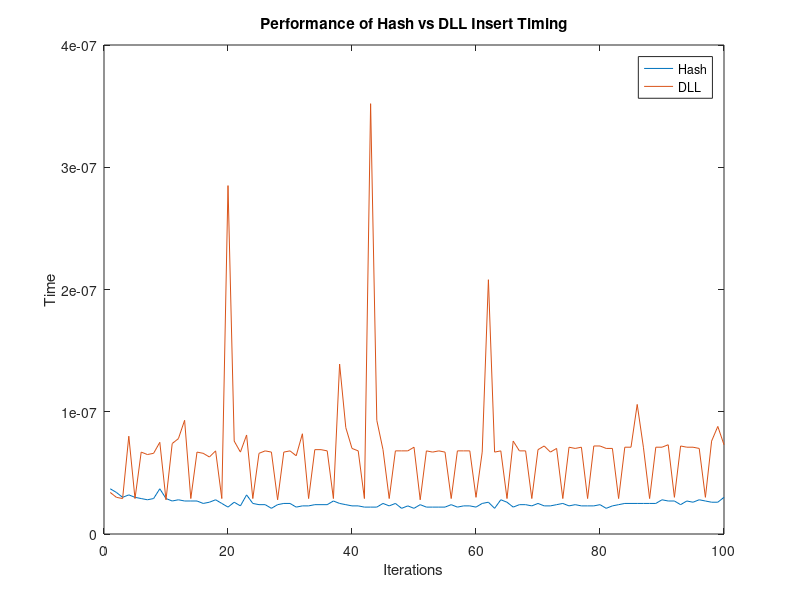

Write the MATLAB code that produced this figure.
clc 
close all 
clear all

Hash = csvread('insert_search_performance_hash_dataSetA.csv');
DLL = csvread('insert_search_performance_doubly_ll_dataSetA.csv');
col1 = Hash(1, :);
col2 = DLL(1, :);
x = 1:1:100;
plot(x, col1)
hold on
plot(x, col2)
xlabel('Iterations');
ylabel('Time');
title('Performance of Hash vs DLL Insert Timing');
legend('Hash', 'DLL');